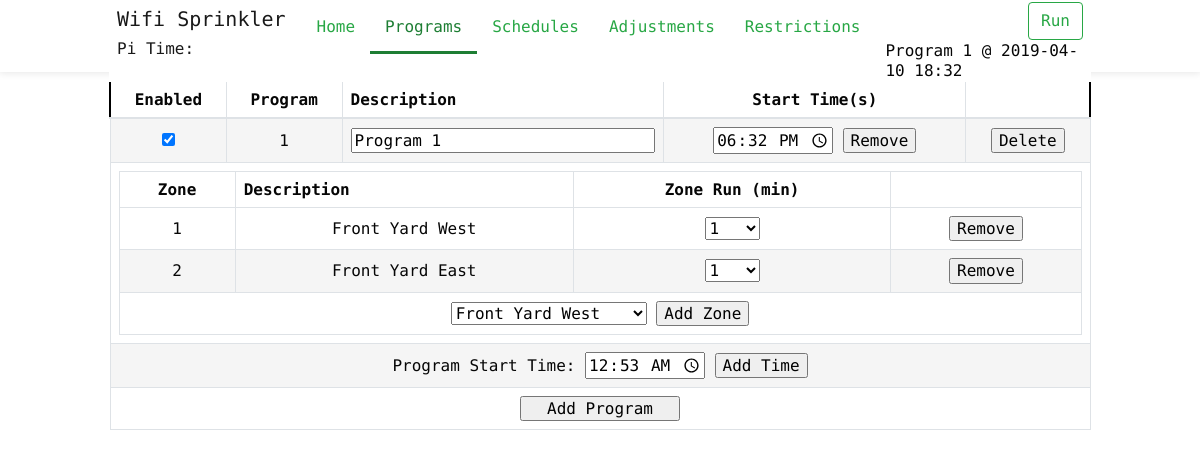
Page /programs on the committed database.
### main.py (models this page shows)
class Program(db.Model):
	__tablename__ = 'Program'
	program_id = db.Column(db.Integer, primary_key=True)
	description = db.Column(db.String(120), unique=False, nullable=True)
	enabled = db.Column(db.Boolean)
	program_zones = db.relationship('Program_Zones', backref='program', cascade="all, delete-orphan")
	program_run = db.relationship('Program_Run', backref='program', cascade="all, delete-orphan")
	program_schedule = db.relationship('Program_Schedule', backref='program', cascade="all, delete-orphan")
	program_adjustment = db.relationship('Program_Adjustment', backref='program', cascade="all, delete-orphan")
	program_restriction = db.relationship('Program_Restriction', backref='program', cascade="all, delete-orphan")

class Program_Zones(db.Model):
	__tablename__ = 'Program_Zones'
	__table_args__ = (
		PrimaryKeyConstraint('zone_id', 'program_id'),
	)
	zone_id = db.Column(db.Integer, db.ForeignKey('Zone.zone_id'), nullable=False)
	program_id = db.Column(db.Integer, db.ForeignKey('Program.program_id'), nullable=False)
	run_time = db.Column(db.Integer, unique=False)

class Zone(db.Model):
	__tablename__ = 'Zone'
	zone_id = db.Column(db.Integer, primary_key=True)
	description = db.Column(db.String(120), unique=False, nullable=True)
	enabled = db.Column(db.Boolean)
	program_zones = db.relationship('Program_Zones', backref='zone')

### main.py (the view)
@app.route("/programs")
def programs():
	programs = Program.query.all()
	zones = Zone.query.all()
	next_progam_run = GetNextProgamRun()
	return render_template('programs.html', programs=programs, zones=zones, next_progam_run=next_progam_run, curent_page='Programs')

### main.py (called while the page is built)
@app.context_processor
def utility_processor():
	return dict(isAllowedTime=isAllowedTime )

@app.template_filter('timeformat')
def timeformat(value, format='%H:%M'):
	return value.strftime(format)

@app.template_filter('datetimeformat')
def datetimeformat(value, format='%Y-%m-%d %H:%M'):
	return value.strftime(format)

### templates/programs.html (shortened to what this page needs)
{% extends 'layout.html' %}
{% from "_macros.html" import duration %}
{% block body %}
		<div class="container" >
			<div class="row">
				<div id="program_div" class="col-lg-12">
					<table class="table table-bordered dataTable" id="dataTable" cellspacing="0" width="100%">
						<thead>
							<tr role="row" style="border: 2px solid #000 !important;">
								<th class="center">Enabled</th>
								<th class="td-select center">Program</th>
								<th>Description</th>
								<th class="center">Start Time(s)</th>
								<th class="center"></th>
							</tr>
						</thead>
						<tfoot>
							<tr>
								<th colspan="7" class="center"><input type="button" id="btn_add_program" value="Add Program" style="min-width: 160px;"/></th>
							</tr>
						</tfoot>
						<tbody>
						  {% for program in programs %}
						    <tr role="row" class="RowEven" style="border-top: 2px solid #000;">
						      <td>
						        {% if program.enabled %}
						          <input type="checkbox" id="chk_{{program.program_id}}" name="chk_{{program.program_id}}" checked>
						        {% else %}
						          <input type="checkbox" id="chk_{{program.program_id}}" name="chk_{{program.program_id}}">
						        {% endif %}
						      </td>
						      <td class="td-select">{{ program.program_id }}</td>
						      {% if program.enabled %}
						      <td class="ProgamDescriptionSpan"><input type="text" id="desc_{{ program.program_id }}" value="{{ program.description }}" style="width:100%;max-width: 100%;"></td>
						      {% else %}
						      <td class="ProgamDescriptionSpan"><input type="text" id="desc_{{ program.program_id }}" value="{{ program.description }}" style="width:100%;max-width: 100%;" disabled></td>
						      {% endif %}
								<td class="ProgamDeleteRunTimeSpan">
									{% for run_time in program.program_run %}
										<div>
											<input type="time" id="input-time_{{program.program_id}}" value="{{ run_time.start_time|timeformat }}" step="300" autocomplete="off" style="max-width: 125px;">
											<input type="button" id="remove_{{ program.program_id }}" value="Remove" style="min-width: 50px;"/>
									{% endfor %}
								</td>
						      <td class="ProgamDeleteSpan"><input type="button" id="delete_{{ program.program_id }}" value="Delete" style="min-width: 50px;"/></td>
					   	</tr>
							<tr>
								<td colspan="5">
									<table class="table table-bordered dataTable" id="table_{{program.program_id}}" cellspacing="0" width="100%" style="margin-bottom: 0px;">
										<tr role="row">
											<th class="center">Zone</th>
											<th>Description</th>
											<th class="center">Zone Run (min)</th>
											<th></th>
										</tr>
										<tfoot>
											<tr>
												<th colspan="4" class="center ZoneAddSpan">
													<select id="select-zone_{{program.program_id}}">
													{% for zone in zones %}
													<option value="{{ zone.zone_id }}" {{'' if zone.enabled else 'disabled'}}>{{ zone.description }}</option>
													{% endfor %}
													</select>
													<input type="button" id="btn-zone-add_{{program.program_id}}" value="Add Zone" style="min-width: 50px;"/>
												</th>
											</tr>
										</tfoot>
										{% for program_zone in program.program_zones %}
											{% if loop.index % 2 == 0 %}
											<tr role="row" class="RowEven">
											{% else %}
											<tr role="row" class="RowOdd">
											{% endif %}
											<td>{{ program_zone.zone_id }}</td>
											<td>{{ program_zone.zone.description }}</td>
											<td class="ZoneRunTimeSpan">
												{{ duration(program_zone.zone_id, program_zone.run_time) }}
											</td>
											<td class="ZoneDeleteSpan">
												<input type="button" id="remove_{{ program_zone.zone_id }}" value="Remove" style="min-width: 50px;"/>
											</td>
										</tr>
										{% endfor %}
									</table>
								</td>
							</tr>
							<tr>
								<td colspan="5" class="ProgamStartTimeSpan center RowEven">
									Program Start Time:
									<input type="time" id="input-time_{{program.program_id}}" step="300" autocomplete="off" style="max-width: 125px;">
									<input type="button" id="btn-add-time_{{program.program_id}}" value="Add Time" style="min-width: 50px;"/>
								</td>
							</tr>
						  {% endfor %}
						</tbody>
					</table>
				</div>
			</div>
		</div>
	</body>
</html>
{% endblock %}

### templates/layout.html (shortened to what this page needs)
<!doctype html>
<html lang="">
	<head>
		<link rel="stylesheet" href="{{ url_for('static', filename='css/bootstrap.min.css') }}">
		<link rel="stylesheet" href="{{ url_for('static', filename='css/wifi-sprinkler.css') }}">
		<link rel="stylesheet" href="//code.jquery.com/ui/1.12.1/themes/base/jquery-ui.css">
	</head>
	<body class="home with-promo">
		<header class="fixed-top">
			<div class="headerLightBox">
				<div class="container" >
					<nav class="navbar navbar-toggleable-md navbar-light">
						<div class="logo">
							<a class="navbar-brand" href="/">
								<h5>Wifi Sprinkler</h6>
								<h6>Pi Time: <Pi Time: <span id='time_value' class="label" ></h6>
							</a>
						</div>
						<div class="navigation">
							<ul class="nav navbar-left">
								<li class="nav-item {{'active' if curent_page=='Home'}} tf-menu">
									<a class="nav-link" href="/">Home</a>
								</li>
								<li class="nav-item {{'active' if curent_page=='Programs'}} tf-menu">
									<a class="nav-link" href="/programs">Programs</a>
								</li>
								<li class="nav-item {{'active' if curent_page=='Schedules'}} tf-menu">
									<a class="nav-link" href="/schedules">Schedules</a>
								</li>
								<li class="nav-item {{'active' if curent_page=='Adjustments'}} tf-menu">
									<a class="nav-link" href="/adjustments">Adjustments</a>
								</li>
								<li class="nav-item {{'active' if curent_page=='Restrictions'}} tf-menu">
									<a class="nav-link" href="/restrictions">Restrictions</a>
								</li>
							</ul>
							<ul class="nav navbar-right justify-content-end">
								<li>
									<button class="btn btn-outline-success my-2 my-sm-0 start_stop_btn" type="button" id="">Run</button>
								</li>
								{% if next_progam_run.program is not none %}
								<li>
									<div style="padding-left: 10px;">
										<span class="middle">
										{{next_progam_run.program}}{{' @ ' + next_progam_run.run_datetime|datetimeformat if next_progam_run.program_id != 0 else ''}}
									</span>
									</div>
								</li>
								{% endif %}
							</ul>
						</div>
					</nav>
				</div>
			</div>
		</header>
		{% block body %}{% endblock %}

### templates/_macros.html (shortened to what this page needs)
{% macro duration(id, value, enabled=True) %}
<select id ="select_{{ id }}" style="width:55px;" {{'' if enabled else 'disabled'}}>
	{% for n in range(1, 61, 1) %}
		<option value='{{n}}' {{'selected' if value==n else ''}}>{{n}}</option>
	{% endfor %}
</select>
{% endmacro %}

### static/css/wifi-sprinkler.css (style rules this page uses)
.container { padding-left: 5px; padding-right: 5px; }
.center { text-align: center; margin: auto; }
.middle { vertical-align: middle;margin: auto; }
.RowOdd { background-color: #FFF; text-align: center; }
.RowEven { background-color: #F5F5F5; text-align: center; }
.table-bordered td, .table-bordered th { vertical-align: middle; }
@media (min-width: 720px) { .td-select { display:table-cell !important; } }
@media (min-width: 720px) { .table-bordered td, .table-bordered th { padding: .50rem; } }
html { font-size: 16px; font-family: "Encode Sans"!important; line-height: 1.15; -ms-text-size-adjust: 100%; -webkit-text-size-adjust: 100%; -webkit-font-smoothing: antialiased; box-sizing: border-box; -ms-overflow-style: scrollbar; }
body { font-family: "Encode Sans"!important; font-size: 1rem; font-weight: 400; line-height: 1.2; text-align: left; background-color: #fff; margin: 0; margin-top: 80px; color: #060606; -webkit-font-smoothing: antialiased; text-rendering: optimizeLegibility; height: auto; }
.fixed-bottom, .fixed-top { position: fixed; right: 0; z-index: 1030; left: 0; }
.container, .container-fluid { position: relative; margin-left: auto; margin-right: auto; height: 100%; }
header { background: #fff; z-index: 1; }
header .headerLightBox { box-shadow: 0 0 8px 1px rgba(0,0,0,.1); z-index: 1; position: relative; height: 72px; }
.navbar { width: 100%; overflow: hidden; background-color: #fff; top: 0; padding: .1rem 0.5rem; }
header .navigation { width: 100%; }
header .navbar .nav>li { float: left; }
header .logo { display: flex; -webkit-box-pack: center; -webkit-justify-content: center; -ms-flex-pack: center; justify-content: center; -webkit-box-align: center; -webkit-align-items: center; -ms-flex-align: center; align-items: center; margin: auto; }
header .navbar .nav.navbar-left>li>a { font-size: 1rem; padding: 15px 15px 15px; }
@media (min-width: 1200px) { header .logo { margin-left: 0px; margin-top: 0px; } }
@media (min-width: 992px) { header .logo { margin-right: 0px; margin-top: 0px; } }
@media (min-width: 576px) { .container { max-width: 540px; } }
@media (min-width: 768px) { .container { max-width: 720px; } }
@media (min-width: 992px) { .container { max-width: 992px; } }
@media (min-width: 992px) { header .navbar .nav.navbar-left { display: block; } }
@media (min-width: 992px) { header .navbar .nav.navbar-right { display: -webkit-box; display: -webkit-flex; display: -ms-flexbox; display: flex; -webkit-box-align: center; -webkit-align-items: center; -ms-flex-align: center; align-items: center; } }
@media (min-width: 992px) { .navbar-toggleable-md, .navbar-toggleable-md .navbar-nav { -webkit-box-orient: horizontal; -webkit-box-direction: normal; } }
@media (min-width: 992px) { .navbar-toggleable-md { -webkit-flex-direction: row; -ms-flex-direction: row; flex-direction: row; -webkit-flex-wrap: nowrap; -ms-flex-wrap: nowrap; flex-wrap: nowrap; -webkit-box-align: center; -webkit-align-items: center; -ms-flex-align: center; align-items: center; } }
@media (min-width: 992px) { a { color: #28a745; } }
@media (min-width: 992px) { li.active > a { color: #1e7e34; } }
@media (min-width: 992px) { li.active { border-bottom: 3px solid #1e7e34; -webkit-transform: scaleX(1); -ms-transform: scaleX(1); transform: scaleX(1); } }

### rows in the picture
Program: program "Program 1", program_id "1", description "Program 1"
Program_Zones: zone_id "1", zone.description "Front Yard West"
Program_Zones: zone_id "2", zone.description "Front Yard East"

### other values in the picture
form field value "Front Yard West"
form field value "1"
